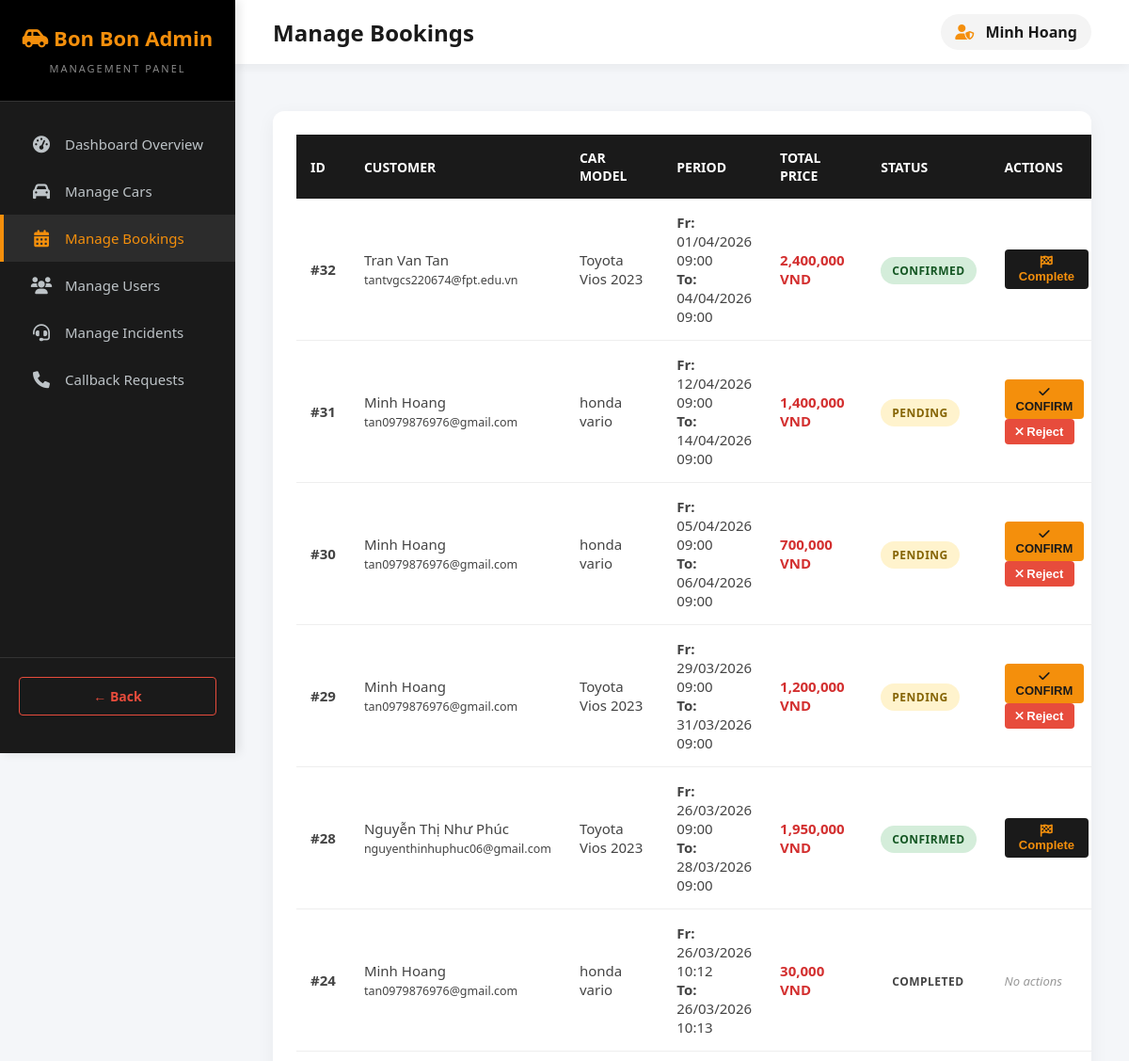
The app's page /index.php?action=admin_bookings (signed in, upper part), older data.
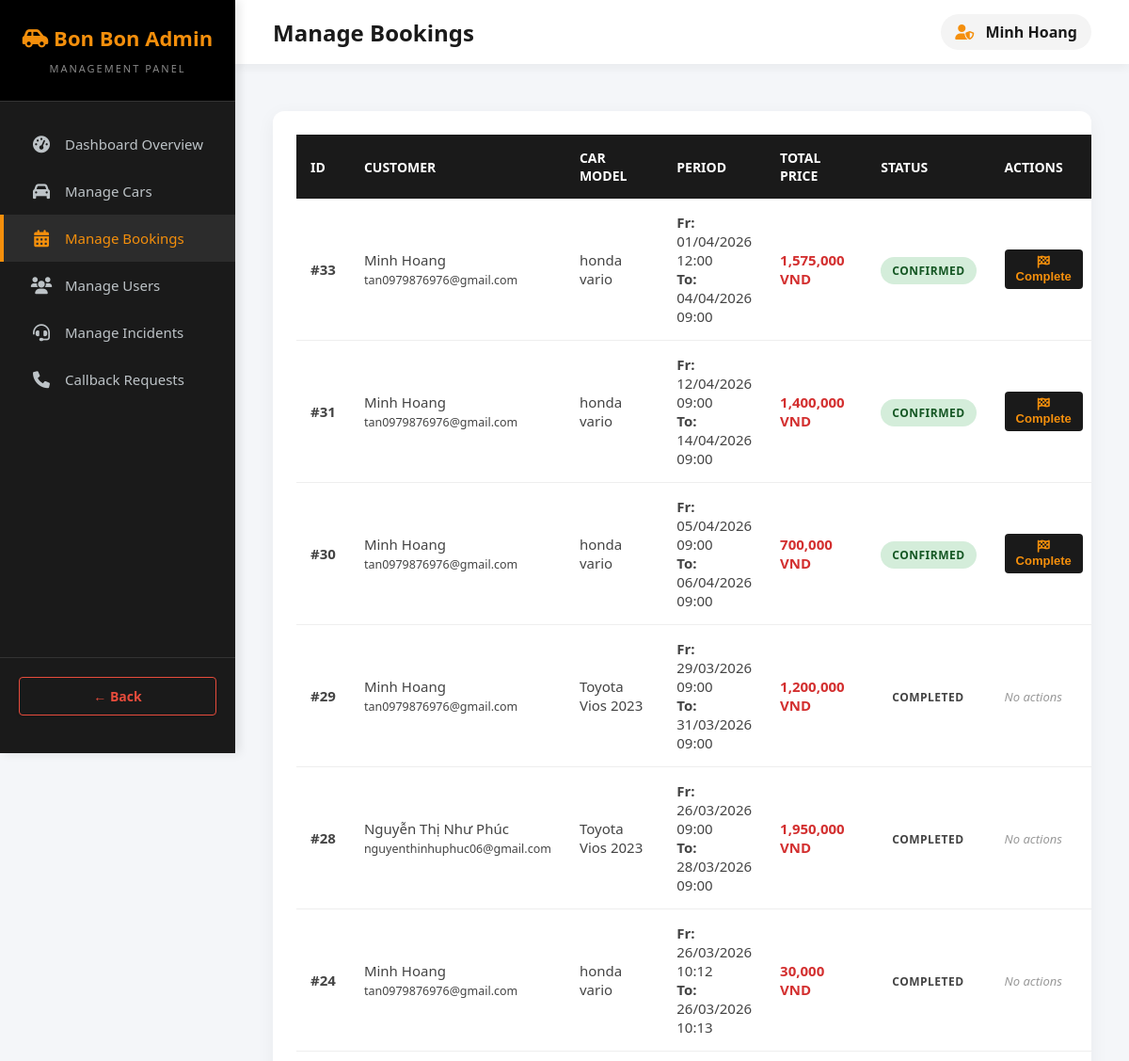
The same page, newer data.
### tables this page shows
CREATE TABLE `bookings` (
  `id` int(11) NOT NULL,
  `user_id` int(11) NOT NULL,
  `car_id` int(11) NOT NULL,
  `pickup_datetime` datetime NOT NULL,
  `dropoff_datetime` datetime NOT NULL,
  `service_type` enum('self-drive','with-driver') NOT NULL,
  `total_price` decimal(12,2) NOT NULL,
  `status` enum('pending','confirmed','cancelled','completed') DEFAULT 'pending',
  `created_at` timestamp NOT NULL DEFAULT current_timestamp()
);

CREATE TABLE `users` (
  `id` int(11) NOT NULL,
  `fullname` varchar(100) NOT NULL,
  `email` varchar(150) NOT NULL,
  `phone` varchar(20) NOT NULL,
  `password_hash` varchar(255) NOT NULL,
  `address` varchar(255) DEFAULT NULL,
  `avatar_url` varchar(255) DEFAULT NULL,
  `role` enum('admin','customer') DEFAULT 'customer',
  `is_active` tinyint(1) DEFAULT 0,
  `created_at` timestamp NOT NULL DEFAULT current_timestamp(),
  `updated_at` timestamp NOT NULL DEFAULT current_timestamp() ON UPDATE current_timestamp(),
  `membership_tier` enum('new','loyal','vip') DEFAULT 'new',
  `otp_code` varchar(6) DEFAULT NULL,
  `is_verified` tinyint(1) DEFAULT 0
);

CREATE TABLE `cars` (
  `id` int(11) NOT NULL,
  `model_name` varchar(150) NOT NULL,
  `category` varchar(50) NOT NULL,
  `seats` int(11) NOT NULL,
  `fuel_type` varchar(50) NOT NULL,
  `transmission` enum('auto','manual') NOT NULL,
  `price_per_day` decimal(12,2) NOT NULL,
  `price_per_hour` decimal(12,2) NOT NULL,
  `image_url` varchar(255) DEFAULT NULL,
  `description` text DEFAULT NULL,
  `is_available` tinyint(1) DEFAULT 1,
  `created_at` timestamp NOT NULL DEFAULT current_timestamp(),
  `district` varchar(100) NOT NULL DEFAULT '',
  `address` varchar(255) NOT NULL DEFAULT ''
);

### datafunctions/booking_functions.php (called while the page is built, shortened)
<?php
function getAllBookingsAdmin(PDO $db): array
{
    try {
        $sql = "SELECT b.*, c.model_name, u.fullname, u.email
                FROM bookings b
                LEFT JOIN cars c ON b.car_id = c.id
                LEFT JOIN users u ON b.user_id = u.id
                ORDER BY b.created_at DESC";
        $stmt = $db->prepare($sql);
        $stmt->execute();
        return $stmt->fetchAll(PDO::FETCH_ASSOC);
    } catch (PDOException $e) {
        die("Lỗi SQL SQL trong getAllBookingsAdmin: " . $e->getMessage());
    }
}

### views/admin/bookings_list.php (the view, shortened to what the changed rows need)
<!DOCTYPE html>
<html lang="en">
<head>
    <link href="https://cdnjs.cloudflare.com/ajax/libs/font-awesome/6.0.0/css/all.min.css" rel="stylesheet">
    <link rel="stylesheet" href="css/style.css">
</head>
<body>
    <div class="sidebar">
        <div class="sidebar-header">
            <h2><i class="fas fa-car-side"></i> Bon Bon Admin</h2>
        </div>
    </div>
    <div class="main-content">
        <div class="top-navbar">
            <h1>Manage Bookings</h1>
        </div>
        <div class="content-body">
            <?php if (empty($bookings)): ?>
                <p style="text-align: center; font-size: 18px; color: #777; margin-top: 20px;">No bookings found in the database.</p>
            <?php else: ?>
                <div class="table-container">
                    <table>
                        <thead>
                            <tr>
                                <th>ID</th>
                                <th>Customer</th>
                                <th>Car Model</th>
                                <th>Period</th>
                                <th>Total Price</th>
                                <th>Status</th>
                                <th>Actions</th>
                            </tr>
                        </thead>
                        <tbody>
                            <?php foreach ($bookings as $booking): ?>
                                <tr>
                                    <td><strong>#<?= htmlspecialchars($booking['id'] ?? '') ?></strong></td>
                                    <td class="customer-info">
                                        <?= htmlspecialchars($booking['fullname'] ?? 'User Deleted') ?>
                                        <small><?= htmlspecialchars($booking['email'] ?? 'User Deleted') ?></small>
                                    </td>
                                    <td><?= htmlspecialchars($booking['model_name'] ?? 'Car Deleted') ?></td>
                                    <td class="period-info">
                                        <strong>Fr:</strong> <?= date('d/m/Y H:i', strtotime($booking['pickup_datetime'] ?? '')) ?><br>
                                        <strong>To:</strong> <?= date('d/m/Y H:i', strtotime($booking['dropoff_datetime'] ?? '')) ?>
                                    </td>
                                    <td style="font-weight: bold; color: #d32f2f;">
                                        <?= number_format((float)($booking['total_price'] ?? 0), 0, '.', ',') ?> VND
                                    </td>
                                    <td>
                                        <span class="badge <?= htmlspecialchars($booking['status'] ?? '') ?>">
                                            <?= htmlspecialchars($booking['status'] ?? '') ?>
                                        </span>
                                    </td>
                                    <td class="action-btns">
                                        <?php if (($booking['status'] ?? '') === 'pending'): ?>
                                            <form method="POST" action="index.php?action=admin_update_booking" style="display:inline-block;" onsubmit="return confirm('Confirm this booking?');">
                                                <button type="submit" class="btn-confirm"><i class="fas fa-check"></i> Confirm</button>
                                            </form>
                                            <form method="POST" action="index.php?action=admin_update_booking" style="display:inline-block;" onsubmit="return confirm('Reject this booking?');">
                                                <button type="submit" class="btn-reject"><i class="fas fa-times"></i> Reject</button>
                                            </form>
                                        <?php elseif (($booking['status'] ?? '') === 'confirmed'): ?>
                                            <form method="POST" action="index.php?action=admin_update_booking" style="display:inline-block;" onsubmit="return confirm('Mark this booking as completed?');">
                                                <button type="submit" class="btn-complete"><i class="fas fa-flag-checkered"></i> Complete</button>
                                            </form>
                                        <?php else: ?>
                                            <span style="color: #999; font-size: 13px; font-style: italic;">No actions</span>
                                        <?php endif; ?>
                                    </td>
                                </tr>
                            <?php endforeach; ?>
                        </tbody>
                    </table>
                </div>
            <?php endif; ?>
        </div>
    </div>
</body>
</html>

Row changes from the older to the newer data that the page shows:
removed bookings: id "32", user.fullname "Tran Van Tan", user.email "tantvgcs220674@fpt.edu.vn", car.model_name "Toyota Vios 2023", pickup_datetime "01/04/2026 09:00", dropoff_datetime "04/04/2026 09:00", total_price "2,400,000", status "CONFIRMED"
added bookings: id "33", user.fullname "Minh Hoang", user.email "tan0979876976@gmail.com", car.model_name "honda vario", pickup_datetime "01/04/2026 12:00", dropoff_datetime "04/04/2026 09:00", total_price "1,575,000", status "CONFIRMED"
changed bookings id 31: status "PENDING" → "CONFIRMED"; status "CONFIRM Reject" → "Complete"
changed bookings id 30: status "PENDING" → "CONFIRMED"; status "CONFIRM Reject" → "Complete"
changed bookings id 29: status "PENDING" → "COMPLETED"; status "CONFIRM Reject" → "No actions"
changed bookings "Nguyễn Thị Như Phúc": status "CONFIRMED" → "COMPLETED"; status "Complete" → "No actions"
